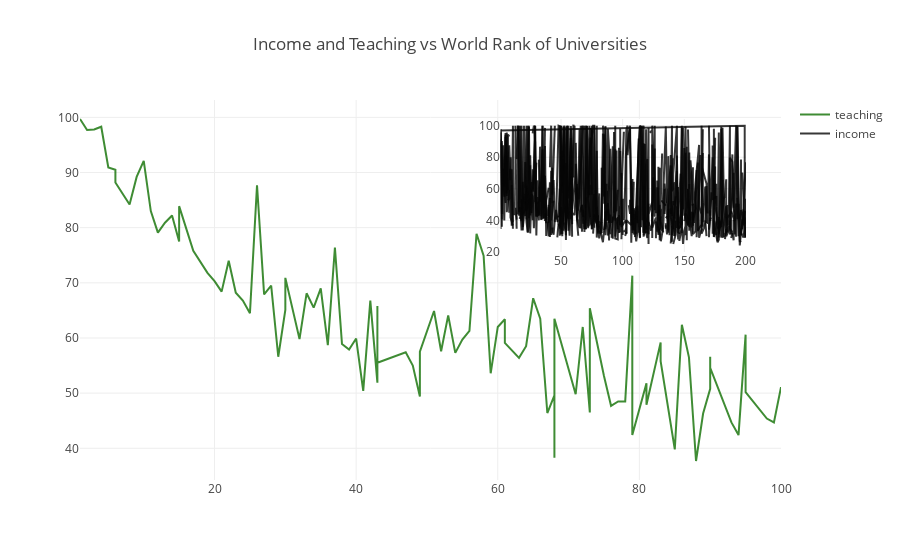

Notebook source saved alongside this figure:
### Code cell
df100 = df.iloc[:100, :]    # 前100所学校
# 主图Trace对象
trace0 = go.Scatter(x = df100['world_rank'],
                    y = df100['teaching'],
                    name = "teaching",
                    marker = dict(color = 'rgba(16, 112, 2, 0.8)'),
                   )
# 嵌入的附图Trace对象
trace1 = go.Scatter(x = df['world_rank'],
                    y = df['income'],
                    xaxis = 'x2',    # 附图坐标名称
                    yaxis = 'y2',
                    name = "income",
                    marker = dict(color = 'rgba(6, 6, 6, 0.8)'),
                   )
data = go.Data([trace0, trace1])
layout = go.Layout(xaxis2=dict(domain=[0.6, 0.95],    # ①设置附图x轴位置
                               anchor='y2',),
                   yaxis2=dict(domain=[0.6, 0.95],    # ②设置附图Y轴位置
                               anchor='x2',),
                   title = 'Income and Teaching vs World Rank of Universities'
                  )

fig = go.Figure(data=data, layout=layout)
py.offline.iplot(fig)

### Figure 1 — Plotly figure (JSON) as saved in the notebook; plotly's stock layout.template omitted (floating-point values rounded to 4 significant figures; data arrays with more than 128 entries replaced by an {"elided": "..."} marker saying what was removed)
{"data": [{"marker": {"color": "rgba(16, 112, 2, 0.8)"}, "name": "teaching", "type": "scatter", "uid": "3ccc9036-2c41-11e9-8414-920014f8e201", "x": ["1", "2", "3", "4", "5", "6", "6", "8", "9", "10", "11", "12", "13", "14", "15", "15", "17", "18", "19", "20", "21", "22", "23", "24", "25", "26", "27", "28", "29", "30", "30", "32", "33", "34", "35", "36", "37", "38", "39", "40", "41", "42", "43", "43", "43", "43", "47", "48", "49", "49", "51", "52", "53", "54", "55", "56", "57", "58", "59", "60", "61", "61", "63", "64", "65", "66", "67", "68", "68", "68", "71", "72", "73", "73", "75", "76", "77", "78", "79", "79", "81", "81", "83", "83", "85", "86", "87", "88", "89", "90", "90", "90", "93", "94", "95", "95", "95", "98", "99", "100"], "y": [99.7, 97.7, 97.8, 98.3, 90.9, 90.5, 88.2, 84.2, 89.2, 92.1, 83, 79.1, 80.9, 82.2, 77.5, 83.9, 75.8, 73.8, 71.8, 70.3, 68.4, 74, 68.2, 66.8, 64.5, 87.7, 67.9, 69.5, 56.6, 65.1, 70.9, 59.8, 68.1, 65.5, 69, 58.7, 76.4, 58.9, 57.9, 59.9, 50.4, 66.8, 51.9, 65.8, 57.3, 55.5, 57.4, 55, 49.4, 57.5, 64.9, 57.6, 64.1, 57.3, 59.7, 61.3, 78.9, 74.9, 53.6, 62, 63.4, 59.1, 56.4, 58.5, 67.2, 63.5, 46.4, 49.6, 38.3, 63.5, 49.8, 62, 46.5, 65.4, 53.1, 47.7, 48.5, 48.5, 71.3, 42.4, 51.8, 47.9, 59.2, 55.8, 39.8, 62.4, 56.5, 37.7, 46.3, 50.8, 56.6, 54.6, 44.7, 42.4, 60.6, 52.4, 50.2, 45.4, 44.7, 51.1]}, {"marker": {"color": "rgba(6, 6, 6, 0.8)"}, "name": "income", "type": "scatter", "uid": "3ccc9194-2c41-11e9-8414-920014f8e201", "x": {"elided": "2603 str values"}, "xaxis": "x2", "y": {"elided": "2603 str values"}, "yaxis": "y2"}], "layout": {"title": "Income and Teaching vs World Rank of Universities", "xaxis2": {"anchor": "y2", "domain": [0.6, 0.95]}, "yaxis2": {"anchor": "x2", "domain": [0.6, 0.95]}}}
